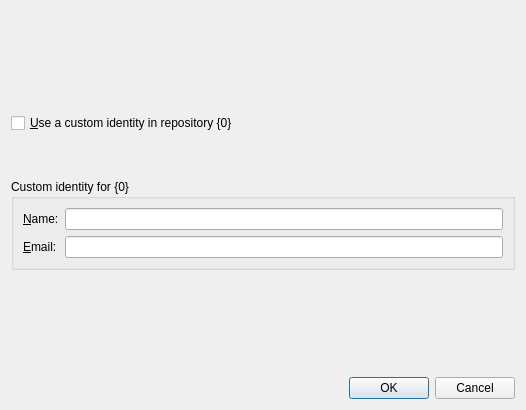
<?xml version="1.0" encoding="UTF-8"?>
<ui version="4.0">
 <class>IdentityDialog2</class>
 <widget class="QDialog" name="IdentityDialog2">
  <property name="geometry">
   <rect>
    <x>0</x>
    <y>0</y>
    <width>526</width>
    <height>410</height>
   </rect>
  </property>
  <property name="windowTitle">
   <string>Set up your Git identity</string>
  </property>
  <layout class="QGridLayout" name="gridLayout">
   <item row="3" column="0">
    <widget class="QGroupBox" name="identityGroupBox">
     <property name="title">
      <string>Custom identity for {0}</string>
     </property>
     <layout class="QFormLayout" name="formLayout">
      <property name="fieldGrowthPolicy">
       <enum>QFormLayout::ExpandingFieldsGrow</enum>
      </property>
      <item row="0" column="0">
       <widget class="QLabel" name="label">
        <property name="text">
         <string>&amp;Name:</string>
        </property>
        <property name="buddy">
         <cstring>nameEdit</cstring>
        </property>
       </widget>
      </item>
      <item row="0" column="1">
       <widget class="QLineEdit" name="nameEdit"/>
      </item>
      <item row="1" column="0">
       <widget class="QLabel" name="label_2">
        <property name="text">
         <string>&amp;Email:</string>
        </property>
        <property name="buddy">
         <cstring>emailEdit</cstring>
        </property>
       </widget>
      </item>
      <item row="1" column="1">
       <widget class="QLineEdit" name="emailEdit"/>
      </item>
     </layout>
    </widget>
   </item>
   <item row="2" column="0">
    <spacer name="verticalSpacer_3">
     <property name="orientation">
      <enum>Qt::Vertical</enum>
     </property>
     <property name="sizeType">
      <enum>QSizePolicy::Preferred</enum>
     </property>
     <property name="sizeHint" stdset="0">
      <size>
       <width>20</width>
       <height>40</height>
      </size>
     </property>
    </spacer>
   </item>
   <item row="1" column="0">
    <widget class="QCheckBox" name="localIdentityCheckBox">
     <property name="text">
      <string>&amp;Use a custom identity in repository {0}</string>
     </property>
    </widget>
   </item>
   <item row="4" column="0">
    <spacer name="verticalSpacer_2">
     <property name="orientation">
      <enum>Qt::Vertical</enum>
     </property>
     <property name="sizeHint" stdset="0">
      <size>
       <width>20</width>
       <height>60</height>
      </size>
     </property>
    </spacer>
   </item>
   <item row="0" column="0">
    <spacer name="verticalSpacer">
     <property name="orientation">
      <enum>Qt::Vertical</enum>
     </property>
     <property name="sizeHint" stdset="0">
      <size>
       <width>20</width>
       <height>61</height>
      </size>
     </property>
    </spacer>
   </item>
   <item row="5" column="0">
    <widget class="QDialogButtonBox" name="buttonBox">
     <property name="orientation">
      <enum>Qt::Horizontal</enum>
     </property>
     <property name="standardButtons">
      <set>QDialogButtonBox::Cancel|QDialogButtonBox::Ok</set>
     </property>
    </widget>
   </item>
  </layout>
 </widget>
 <resources/>
 <connections>
  <connection>
   <sender>buttonBox</sender>
   <signal>accepted()</signal>
   <receiver>IdentityDialog2</receiver>
   <slot>accept()</slot>
   <hints>
    <hint type="sourcelabel">
     <x>257</x>
     <y>400</y>
    </hint>
    <hint type="destinationlabel">
     <x>157</x>
     <y>274</y>
    </hint>
   </hints>
  </connection>
  <connection>
   <sender>buttonBox</sender>
   <signal>rejected()</signal>
   <receiver>IdentityDialog2</receiver>
   <slot>reject()</slot>
   <hints>
    <hint type="sourcelabel">
     <x>325</x>
     <y>400</y>
    </hint>
    <hint type="destinationlabel">
     <x>286</x>
     <y>274</y>
    </hint>
   </hints>
  </connection>
 </connections>
</ui>
